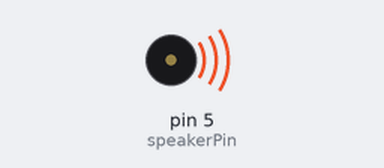
A sketch run on a simulated Arduino Uno, built with avr-gcc and run on an emulated ATmega328P. Parts: buzzer (waves = sounding).

Above: at 0.2 s.
At 8.2 s:
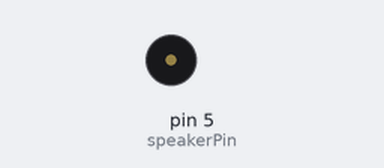
Timing chart, 0 to 11.7 s (numbered marks = the images above):
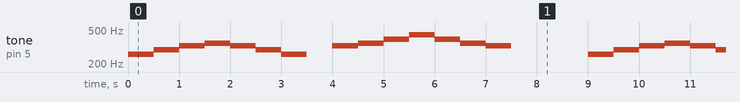

Measured:
- by itself, tone on pin 5 (speakerPin): repeats every 9.0 s: 294 Hz 0.50 s, 329 Hz 0.50 s, 349 Hz 0.50 s, 329 Hz 0.50 s, 294 Hz 0.50 s, 261 Hz 0.50 s, silent 0.50 s, 329 Hz 0.50 s, 349 Hz 0.50 s, 392 Hz 0.50 s, 440 Hz 0.50 s, 392 Hz 0.50 s, 349 Hz 0.50 s, 329 Hz 0.50 s, silent 1.5 s, 261 Hz 0.50 s

The sketch:

sketch09_03_array_music.ino
```cpp
/* 配列を使った音楽演奏(暫定版) */

#define DO   261
#define RE   294
#define MI   329
#define FA   349
#define SOL  392
#define LA   440
#define SI   493
#define DO2  523
#define WAIT   0
#define END   -1

const int speakerPin = 5;
int music[] = {DO, RE, MI,  FA, MI,  RE, DO, WAIT,
               MI, FA, SOL, LA, SOL, FA, MI, WAIT, END};

void setup() {
}

void loop() {
  for (int i = 0; music[i] != END; i++) {
    tone(speakerPin, music[i], 500);
    delay(500);
  }
  delay(1000);
}
```
